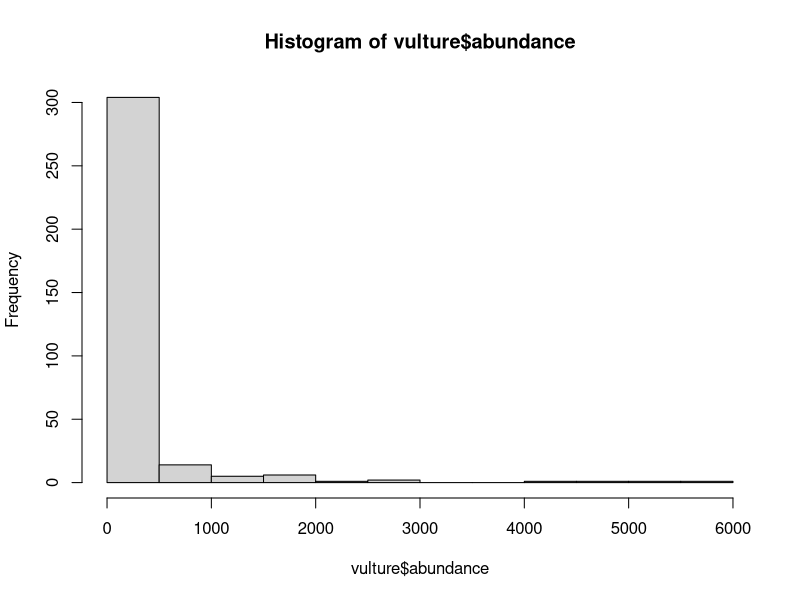
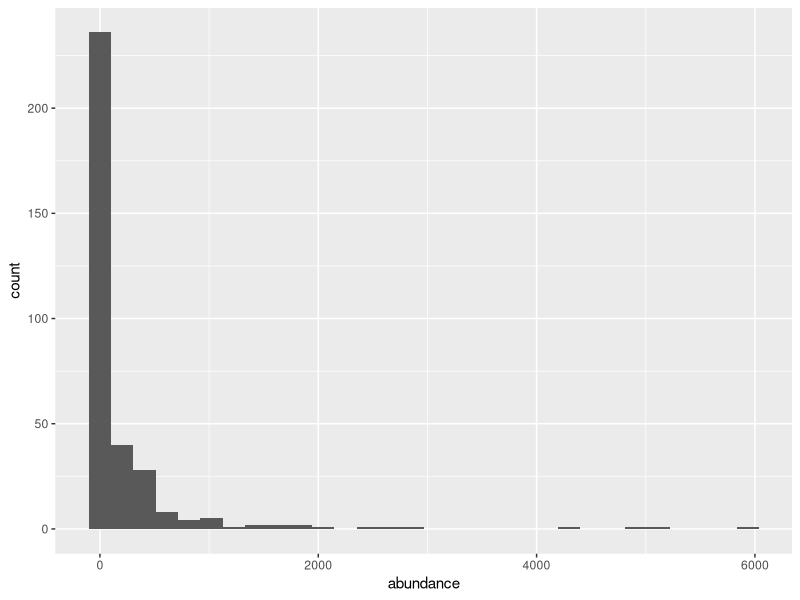
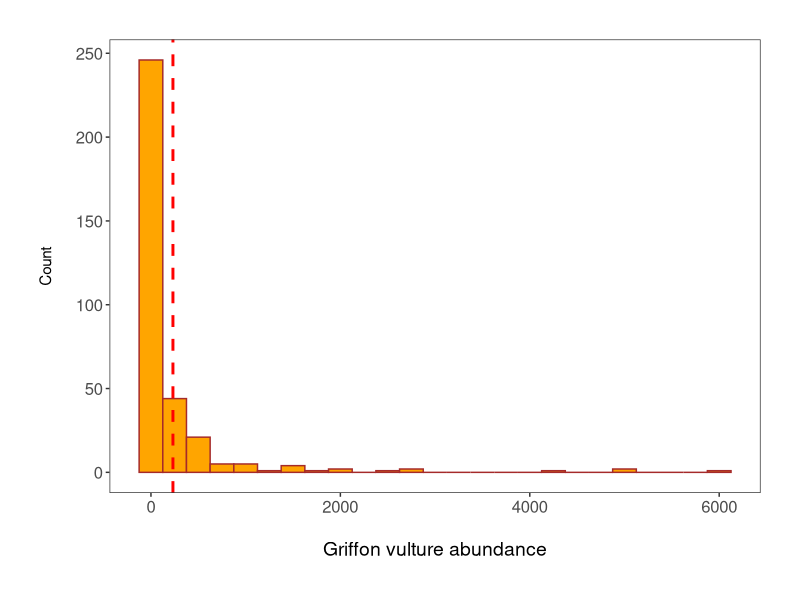
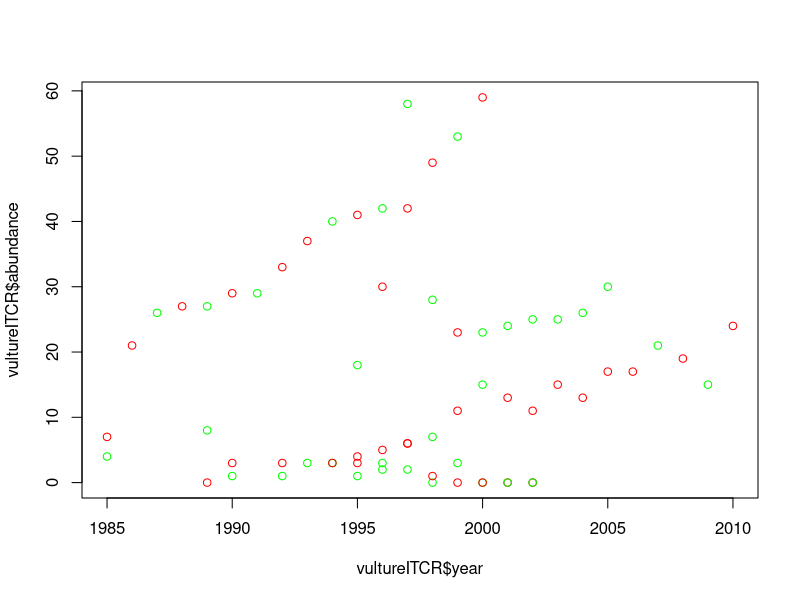
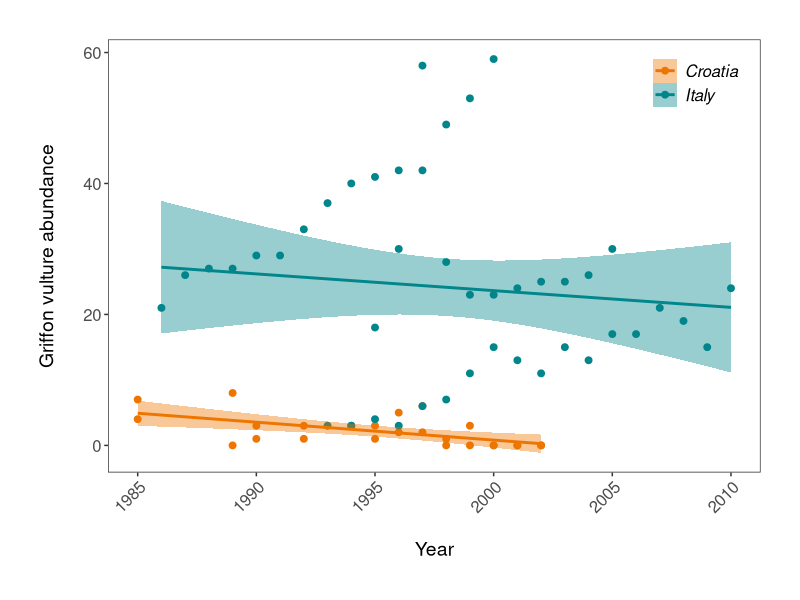

The R source for these figures, in order:
#####################################################################################################

#### Mark Farrell's trials and tribulations with Coding Club's Data Viz part 1 ######################

#### mark.farrell@csiro.au        +61 8 8303 8664         09/04/2020 ################################

#### Their webpage is here: https://ourcodingclub.github.io/tutorials/datavis/ ######################

#####################################################################################################


### Set working directory
setwd("~/DATASCHOOL/r-learning/CC_course_stream2/02_Data_vis_1/")


### Install packages as needed
install.packages(c("gridExtra", "readr")) #Use `c()` to make the list of packages a vector to install more than one


### Load packages
library(tidyr)
library(dplyr)
library(ggplot2)
library(readr)
library(gridExtra)

## Import data
LPI <- read.csv("LPIdata_CC.csv")

## Convert data to long format
# By adding `9:53` we are selecting all columns from column 9 to column 53. These contain the monitoring data for each
# combination covered by columns 1-8

LPI2 <- gather(LPI, "year", "abundance", 9:53)

# We now have a very long dataset where year and abundance have been added as columns 9 & 10,
# and abundances that were previously in 9-53 are now in 10 with the year for each column in 9

# However, we're not there yet as we have that "X" in front of every year, so we need to use 
LPI2$year <- parse_number(LPI2$year)
str(LPI2)

# Abundance is still a character, let's fix that
LPI2$abundance <- as.numeric(LPI2$abundance)
str(LPI2)

# Given the size of the dataset, we're first going to identify a species to subset to and play with.
unique(LPI2$Common.Name) #lists all individual unique names, though console gets bored after 1000

# We'll stick with the example in the exercise and go with vultures
vulture <- filter(LPI2, Common.Name == "Griffon vulture / Eurasian griffon")
head(vulture)
vulture <- na.omit(vulture) #cull the NAs


####################################################################################################################

### Graphics time

## Base
base_hist <- hist(vulture$abundance)

## ggplot
vulture_hist <- ggplot(vulture, aes(x = abundance)) +
  geom_histogram()
vulture_hist

## gg better
(vulture_hist <- ggplot(vulture, aes(x = abundance)) +
    geom_histogram(binwidth = 250, colour = "brown", fill = "orange") +
    geom_vline(aes(xintercept = mean(abundance)),
               colour = "red", linetype = "dashed", size = 1) +
    theme_bw() +
    ylab("Count\n") + # `\n` adds a line below the label to give more space
    xlab("\nGriffon vulture abundance") +
    theme(axis.text = element_text(size = 12),
          axis.title.x = element_text(size = 14, face = "plain"), # face="plain" is the default, you can change it to italic, bold, etc.
          panel.grid = element_blank(),
          plot.margin = unit(c(1,1,1,1), units = , "cm"))  # Putting a 1 cm margin around the plot
    )

## Scatter plot to show how aundance changes in Italy and Croatia over time

vultureITCR <- filter(vulture, Country.list %in% c("Croatia", "Italy"))
plot(vultureITCR$year, vultureITCR$abundance, col=c("red", "green"))
(vulture_scatter <- ggplot(vultureITCR, aes(x = year, y = abundance, colour = Country.list)) +
                             geom_point(size = 2) +
    geom_smooth(method = "lm", aes(fill = Country.list)) +
    theme_bw() +
    scale_fill_manual(values = c("#EE7600", "#00868B")) +
    scale_colour_manual(values = c("#EE7600", "#00868B"),
                        labels = c("Croatia", "Italy")) +
    ylab("Griffon vulture abundance\n") +
    xlab("\nYear") +
    theme(axis.text.x = element_text(size = 12, angle = 45, vjust = 1, hjust = 1),
          axis.text.y = element_text(size = 12),
          axis.title = element_text(size = 14, face = "plain"),
          panel.grid = element_blank(),
          plot.margin = unit(c(1,1,1,1), units = , "cm"),
          legend.text = element_text(size = 12, face = "italic"),
          legend.title = element_blank(),
          legend.position = c(0.9, 0.9))
  )
